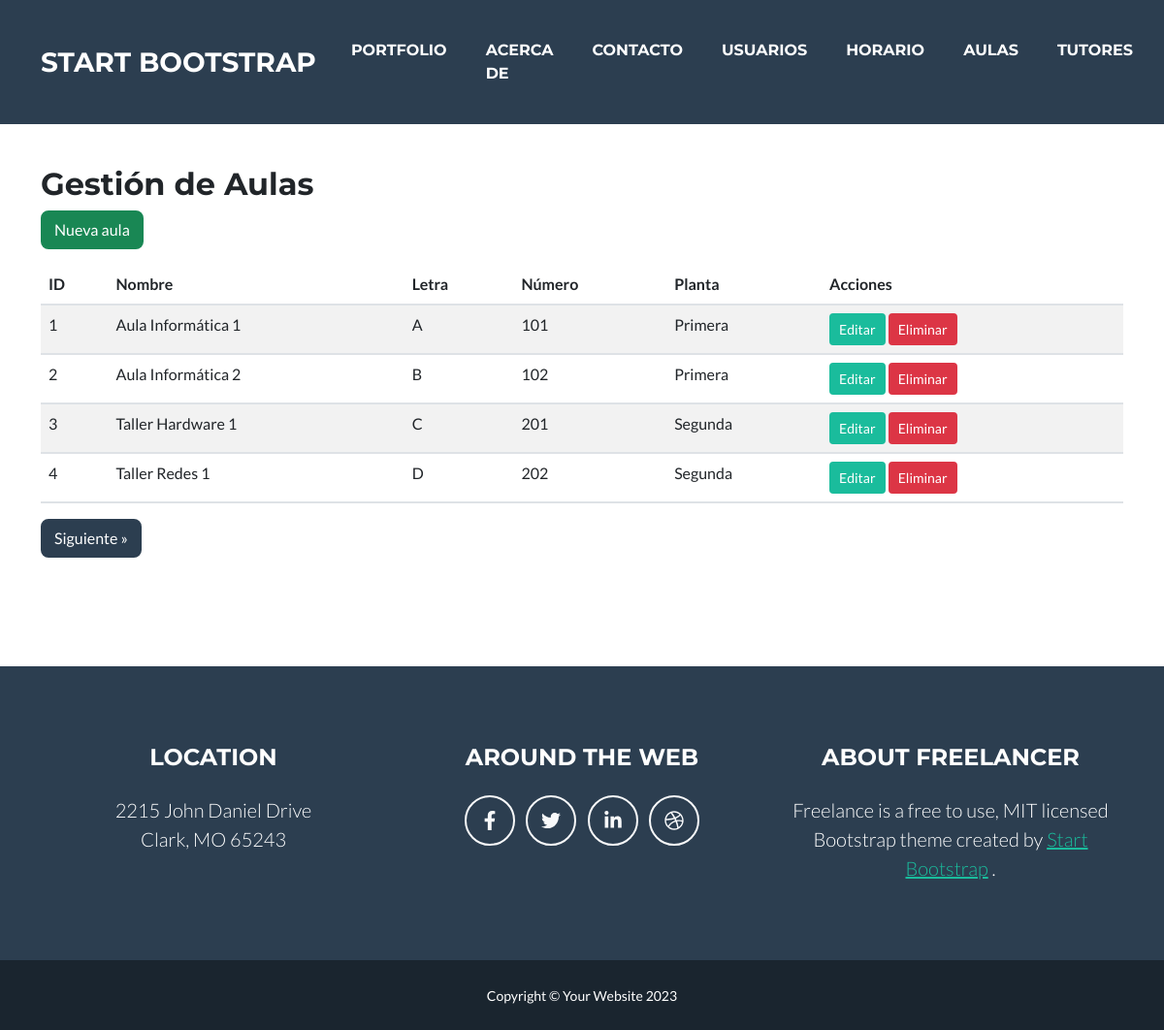
/aulas, run on the app's committed database.
### tables this page shows
CREATE TABLE aulas(
    id      INT AUTO_INCREMENT PRIMARY KEY,
    nombre  VARCHAR(100) NOT NULL,
    letra   CHAR(1) NOT NULL,
    numero  INT NOT NULL UNIQUE,
    planta  CHAR(1),  

     
    usuario_alta      VARCHAR(255),
    ip_alta           CHAR(15),
    fecha_sis_alta    TIMESTAMP DEFAULT CURRENT_TIMESTAMP,
    usuario_modi      VARCHAR(255),
    ip_modi           CHAR(15),
    fecha_modi        TIMESTAMP NULL DEFAULT NULL
);

### includes/modelos/aula.php (called while the page is built, shortened)
<?php
    class Aula {
        public function __construct($datos = []) {
            $this->id     = $datos['id']     ?? null;
            $this->nombre = $datos['nombre'] ?? null;
            $this->letra  = $datos['letra']  ?? null;
            $this->numero = $datos['numero'] ?? null;
            $this->planta = $datos['planta'] ?? null;
        }
        public static function paginar($pagina, $porPagina) {
            $offset = ($pagina - 1) * $porPagina;
            $q = new Query("SELECT * FROM aulas ORDER BY planta, numero LIMIT $offset, $porPagina");
            $lista = [];
            while ($fila = $q->recuperar()) {
                $lista[] = new self($fila);
            }
            return $lista;
        }
        public static function total() {
            $q = new Query("SELECT COUNT(*) AS total FROM aulas");
            $fila = $q->recuperar();
            return $fila['total'];
        }
    }

### includes/bbdd/bbdd.php (called while the page is built, shortened)
<?php
    class BBDD {
        private static $instancia = null;
        private mysqli $conexion;
        private string $host     = '127.0.0.1';
        private string $usuario  = 'root';
        private string $password = '';
        public  static string $baseDatos = 'lanzarote';
        private function __construct() {
            $this->conexion = new mysqli(
                 $this->host
                ,$this->usuario
                ,$this->password
                ,self::$baseDatos
            );
            $this->conexion->set_charset("utf8mb4");
        }
        public static function getInstancia(): BBDD {
            if (self::$instancia == null) {
                self::$instancia = new BBDD();
            }
            return self::$instancia;
        }
        public function getConexion(): mysqli {
            return $this->conexion;
        }
    }

### includes/bbdd/query.php (called while the page is built, shortened)
<?php
    class Query{
        private $resultado = null;
        public function __construct(string $sql)
        {
            $this->conexion = BBDD::getInstancia()->getConexion();
            $this->resultado = $this->conexion->query($sql);
            return $this;
        }
        public function recuperar(){
            $registro = $this->resultado->fetch_assoc();
            if ($registro == null)
            {
                $this->resultado = null;
            }
            return $registro;
        }
    }

### includes/paginas/aulas.controller.php (the view, shortened to what this page needs)
<?php
    class AulasController {
        public static function pintar() {
            $pagina = isset($_GET['pagina']) ? max(1, intval($_GET['pagina'])) : 1;
            $porPagina = LISTADO_TOTAL_POR_PAGINA;
            $total = Aula::total();
            $aulas = Aula::paginar($pagina, $porPagina);
            $filas = '';
            foreach ($aulas as $aula) {
                $planta = [
                    'P' => 'Primera',
                    'S' => 'Segunda',
                    'T' => 'Tercera'
                ][$aula->planta] ?? '-';
                $filas .= "
                    <tr>
                        <td>{$aula->id}</td>
                        <td>{$aula->nombre}</td>
                        <td>{$aula->letra}</td>
                        <td>{$aula->numero}</td>
                        <td>{$planta}</td>
                        <td>
                            <a href=\"?seccion=aulas&accion=editar&id={$aula->id}\" class=\"btn btn-sm btn-primary\">Editar</a>
                            <a href=\"?seccion=aulas&accion=eliminar&id={$aula->id}\" class=\"btn btn-sm btn-danger\" onclick=\"return confirm('¿Eliminar aula?');\">Eliminar</a>
                        </td>
                    </tr>
                ";
            }
            $nav = Template::navegacion($total, $pagina, "aulas");
            return "
                <div class=\"container contenido\">
                    <section class=\"page-section\">
                        <h2>Gestión de Aulas</h2>
                        <a href=\"?seccion=aulas&accion=crear\" class=\"btn btn-success mb-3\">Nueva aula</a>
                        <table class=\"table table-striped\">
                            <thead>
                                <tr>
                                    <th>ID</th>
                                    <th>Nombre</th>
                                    <th>Letra</th>
                                    <th>Número</th>
                                    <th>Planta</th>
                                    <th>Acciones</th>
                                </tr>
                            </thead>
                            <tbody>
                                {$filas}
                            </tbody>
                        </table>
                        {$nav}
                    </section>
                </div>
            ";
        }
    }

### css/estilos.css (style rules this page uses)
.contenido { margin-top:25px; }

### data on the page
aulas: id "1", nombre "Aula Informática 1", letra "A", numero "101", planta "Primera"
aulas: id "2", nombre "Aula Informática 2", letra "B", numero "102", planta "Primera"
aulas: id "3", nombre "Taller Hardware 1", letra "C", numero "201", planta "Segunda"
aulas: id "4", nombre "Taller Redes 1", letra "D", numero "202", planta "Segunda"

### other printed values
Template::nav() "START BOOTSTRAP PORTFOLIO ACERCA DE CONTACTO USUARIOS HORARIO AULAS TUTORES"
Template::footer() "LOCATION 2215 John Daniel Drive Clark, MO 65243 AROUND THE WEB ABOUT FREELANCER Freelance is a free to use, MIT licensed Bootstrap theme created by Start Bootstrap . Copyright © Your Website 2023"
